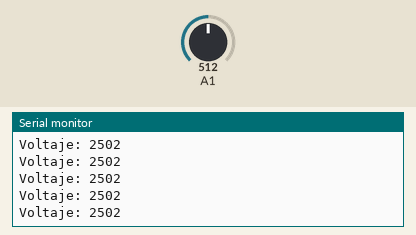
A sketch run on a simulated Arduino Uno, built with avr-gcc and run on an emulated ATmega328P. Shown: the last lines printed to the serial monitor. Inputs (shaded band) come from the test bench; at power-on: A1 = 512.

Above: at 1.2 s.
1.3 s: A1 set to 222
At 2.2 s:
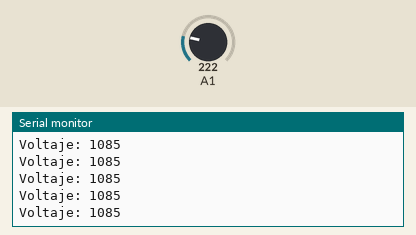
2.8 s: A1 set to 196
At 3.7 s:
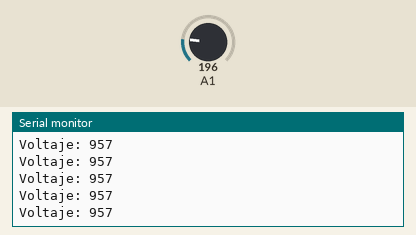
Timing chart, 0 to 5.8 s (numbered marks = the images above; inputs shaded):
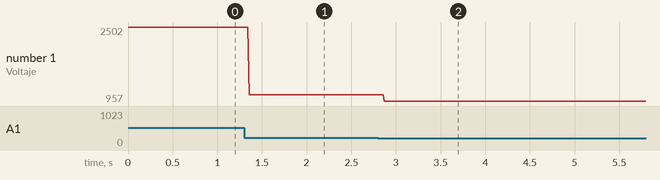

Measured:
- after the input at 1.3 s, the serial monitor: prints a new line after 0.06 s (image 1)
- after the input at 2.8 s, the serial monitor: prints a new line after 0.07 s (image 2)
- plotted number 1: 2502 → 1085 after the input at 1.3 s, 1085 → 957 after the input at 2.8 s

The sketch:

Tema9_otro.ino
```cpp
void setup() {

  Serial.begin(9600);
  pinMode(A1, INPUT);

}

void loop() {
  byte dato;
  byte brillo;

  int pot=analogRead(A1);
  int conver = map(pot,0,1023,0,5000);
  Serial.print("Voltaje: ");
  Serial.println(conver);
  delay(10);

/*  if (Serial.available() > 0) {
    dato = Serial.read();
    Serial.print("Cambiado display a ");
    Serial.println(dato-0x30);
  }
*/
  // 0x30, 48 o '0' sería lo mismo
}
```
